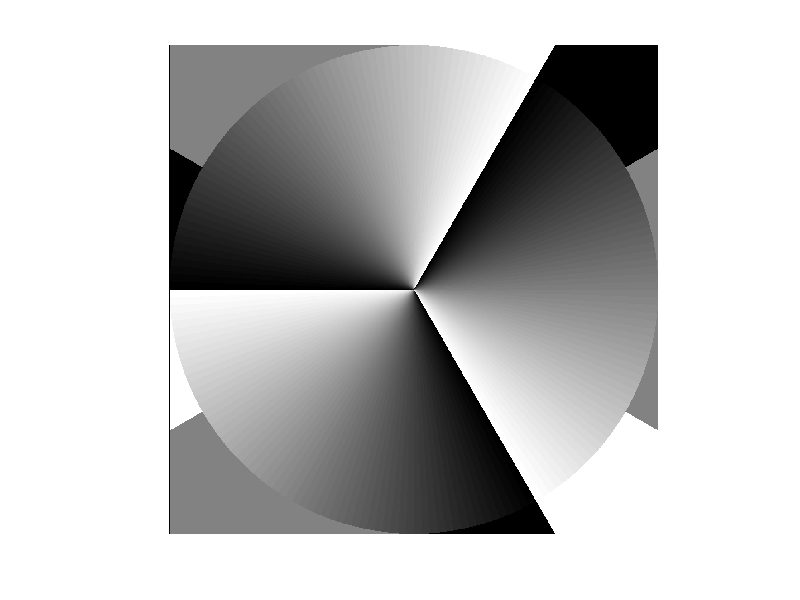

This chart was generated by the following MATLAB code: (Note: this script raises an error after producing the figure.)
%%%Full path calculation of light propagation
%%%
%%%%unit: um

clear all;
clc;
%tic

global lamda k n1 NA fo
lamda=800e-3;                                                               % wavelength
k=2*pi/lamda;                                                               % propagation (wave) constant free space
n1 = 1.514;                                                                 % refractive index of oil-immersion objective lens
NA = 1.4;                                                                   % numerical aperture of the objective
Mo = 100;                                                                   % magnification of the lens
F = 180e3;                                                                  % tube length
fo=F./Mo;                                                                   % objective focal length (F=tube Length, M=magnification)
R=fo.*NA./n1;                                                               % objective back aperture (radius)

my0=1080;                                                                   
mx0=1080;                                                                   % resolution of the input plane
pixel0=8;                                                                   % pixel size
L0=(mx0-1)*pixel0;                                                          % dimension of input plane
[xx,yy]=meshgrid(-(my0-1)/2:(my0-1)/2,-(my0-1)/2:(my0-1)/2);
Aperture=sign(1-sign(xx.^2+yy.^2-((my0-1)./2).^2));                         % circular aperture
A0=Aperture;
% %%%%%%%%%%%%%%%%%%%%%%%%%%%%%                                             % here define the input phase profile, e.g. a hologram or a continuous phase 
% g=double(imread('CGHEE1080.bmp'));g=g./255.*2.*pi;                        % hologram 
g=3.*atan2(yy,xx);
g=A0.*exp(1i.*g);                                                           % 3-fold helical vortex
figure
imshow(angle(g),[]);
%%%%%%%%%%%%%%%%%%%%%%%%%%%%%%%%%%%%%%%%%%%%%%%%%%%%%%%%%%%%%%%%%%%%%%%%%%%%% calculate the light after propagation d
d=600e3;                                                                    % propagation distance
L=4*L0;                                                                     % desired dimension of imaging plane
x1start=-L./2;                                                              % start positon x
x1end=L./2;                                                                 % end position x
y1start=-L./2;                                                              % start positon y
y1end=L./2;                                                                 % end position y
mx1=1080;                                                                   % desired resolution of imaging plane
my1=1080;
%%%%%%%%%%%%%%%%%%%%%%%%%%%%%%%%%%%%%%%%%%%%%%%%%%%%
[g1,pixel1]=Scalar_Bluestein(g,mx0,my0,pixel0,d,x1start,x1end,y1start,y1end,mx1,my1);
%%%%%%%%%%%%%%%%%%%%%%%%%%%%%%%%%%%%%%%%%%%%%%%%%%%%
x1=linspace(x1start,x1end,mx1); 
y1=linspace(y1start,y1end,my1);
[x1,y1]=meshgrid(x1,y1); 
% figure
% surf(x1,y1,abs(g1).^2), axis equal, axis tight, view([0, 270]), colorbar, shading interp;
%%%%%%%%%%%%%%%%%%%%%%%%%%%%%%%%%%%%%%%%%%%%%%%%%%%%%%%%%%%%%%%%%%%%%%%%%%%%%%

%%%%%%%%%%%%%%%%%%%%%%%%%%%%%%%%%%%%%%%%%%%%%%%%%%%%%%%%%%%%%%%%%%%%%%%%%%%%% propagation through a lens
f=600e3;                                                                    % lens focal lenght 600mm
g1=g1.*exp(-1i.*k./2./f.*(x1.^2+y1.^2));                                    % transmittance function 
%%%%%%%%%%%%%%%%%%%%%%%%%%%%%%%%%%%%%%%%%%%%%%%%%%%%%%%%%%%%%%%%%%%%%%%%%%%%%%%calculate the light after propagation d
d=800e3;
L=2.*L0;
x2start=-L./2;
x2end=L./2;
y2start=-L./2;
y2end=L./2;
mx2=1080;
my2=1080;
%%%%%%%%%%%%%%%%%%%%%%%%%%%%%%%%%%%%%%%%%%%%%%%%%%%%
[g1,pixel2]=Scalar_Bluestein(g1,mx1,my1,pixel1,d,x2start,x2end,y2start,y2end,mx2,my2);
%%%%%%%%%%%%%%%%%%%%%%%%%%%%%%%%%%%%%%%%%%%%%%%%%%%%
x2=linspace(x2start,x2end,mx2); 
y2=linspace(y2start,y2end,my2); 
[x2,y2]=meshgrid(x2,y2); 
% figure
% surf(x2,y2,abs(g1).^2), axis equal, axis tight, view([0, 270]), colorbar, shading interp;
% figure
% imshow(angle(g1),[]);
%%%%%%%%%%%%%%%%%%%%%%%%%%%%%%%%%%%%%%%%%%%%%%%%%%%%%%%%%%%%%%%%%%%%%%%%%%%%%%%propagation through a lens
f=200e3;                                                                    % lens focal length
g1=g1.*exp(-1i.*k./2./f.*(x2.^2+y2.^2));                                    % transmittance function
%%%%%%%%%%%%%%%%%%%%%%%%%%%%%%%%%%%%%%%%%%%%%%%%%%%%%%%%%%%%%%%%%%%%%%%%%%%%%%%alculate the light after propagation d
d=200e3+1.8e3;
L=2*R;
x3start=-L./2;
x3end=L./2;
y3start=-L./2;
y3end=L./2;
mx3=1080;
my3=1080;
%%%%%%%%%%%%%%%%%%%%%%%%%%%%%%%%%%%%%%%%%%%%%%%%%%%%
[g1,pixel3]=Scalar_Bluestein(g1,mx2,my2,pixel2,d,x3start,x3end,y3start,y3end,mx3,my3);
%%%%%%%%%%%%%%%%%%%%%%%%%%%%%%%%%%%%%%%%%%%%%%%%%%%%
x3=linspace(x3start,x3end,mx3); 
y3=linspace(y3start,y3end,my3);
[x3,y3]=meshgrid(x3,y3);
figure
surf(x3,y3,abs(g1).^2), axis equal, axis tight, view([0, 270]), colorbar, shading interp;
figure
imshow(angle(g1),[]);

%%%%%%%%%%%%%%%%%%%%%%%%%%%%%%%%%%%%%%%%%%%%%%%%%%%%%%%%%%%%%%%%%%%%%%%%%%%%vector diffraction xy plane
M = 1080;                                                                   % resolution of input plane
my=500;                                                                     % desired resolution in the imaging plane
mx=500;
startx = -5*lamda;                                                          % start position x
endx = 5*lamda;                                                             % end position x
starty = -5*lamda;                                                          % start position y
endy = 5*lamda;                                                             % end position y
z = 0e0;                                                                    % position shift along the optical axis
%%%%%%%%%%%%%%                                                              % polarization; corresponds to apodization functions, here Sine condition is used;
% polar='x';
% polar='y';
polar='rc';
% polar='lc';
% polar='ra';
% polar='az';
%%%%%%%%%%%%%%%%%%%%%%%%%%%%%%%%%%%%%%%%%%%%%%%%%%%%%%%%%%%%%%%%%           % input light amplitude and phase
E=g1;
% E(thh>asin(NA./n1))=0;                                                    % remove parts outside numerical aperture
% figure
% surf(m, n,angle(E)), title 'on the obj. pup.',axis equal, axis tight, view([0, 270]), colorbar, shading interp
%%%%%%%%%%%%%%%%%%%%%%%%%%%%%%%%%%%%%%%%%%%%%%%%%%%%                        % vector diffraction using Bluestein method
[Ex Ey Ez] = Vector_Bluestein(E,M,polar,startx,endx,starty,endy,z,mx,my);
%%%%%%%%%%%%%%%%%%%%%%%%%%%%%%%%%%%%%%%%%%%%%%%%%%%%%%%%%%%%%%%%%%%%%%%%%%%%%%%%%%%%%%%%%%%%%%%%%%%%%%%%%%%%%%%%%%%%%%%%
%%%%%%%%%%%%%%%%                                                            % calculation of intensity for each component
Ix = abs(Ex).^2;
Iy = abs(Ey).^2;
Iz = abs(Ez).^2;
I = Ix+Iy+Iz;                                                               % total intensity
Imax=max(max(I));
%toc
%%%%%%%%%%%%%%%%%%%%%%%%%%%%                                                % calibrate field dimensions
x = linspace(startx,endx,mx);
y = linspace(starty,endy,my);
figure
surfc(x./lamda,y./lamda,I./Imax), colormap hot, axis equal, view([180, -90]),shading interp

%%%%%%%%%%%%%%%%%%%%%%%%%%%%%%%%%%%%%%%%%%%%%%%%%%%%%%%%%                   % vector diffraction yz plane
startz=-2*lamda;                                                            % start position z
endz=2*lamda;                                                               % end position z
startx =0;
endx = 0;
starty = -2*lamda;                                                          % start position y
endy = 2*lamda;                                                             % end position y
mz=50;                                                                      % desired resolution z
my=100;                                                                     % desired resolution y
mx=1;

II=zeros(my,mz);
h=waitbar(0,'Caculating XZ plane...');
index=0;
loop=mz;
for z=linspace(startz,endz,mz)

[Ex Ey Ez] = Vector_Bluestein(E,M,polar,startx,endx,starty,endy,z,mx,my);
%%%%%%%%%%%%%%%%%%%%%%%%%%%%%%%%%%%%%%%%%%%%%%%%%%%%%%%%%%%%%%%%%%%%%%%%%%%%%%%%%%%%%%%%%%%%%%%%%%%%%%%%%%%%%%%%%%%%%%%%
Ix = abs(Ex).^2;
Iy = abs(Ey).^2;
Iz = abs(Ez).^2;
I = Ix+Iy+Iz;
index=index+1;
waitbar(index./loop)
II(:,index)=I(:,round((mx+1)/2));
end
close(h);
%toc
IImax=max(max(II));

z=linspace(startz,endz,mz);
y=linspace(starty,endy,my);
figure
surfc(z./lamda,y./lamda,II./IImax), colormap hot, axis equal, view([180, -90]),
shading interp
